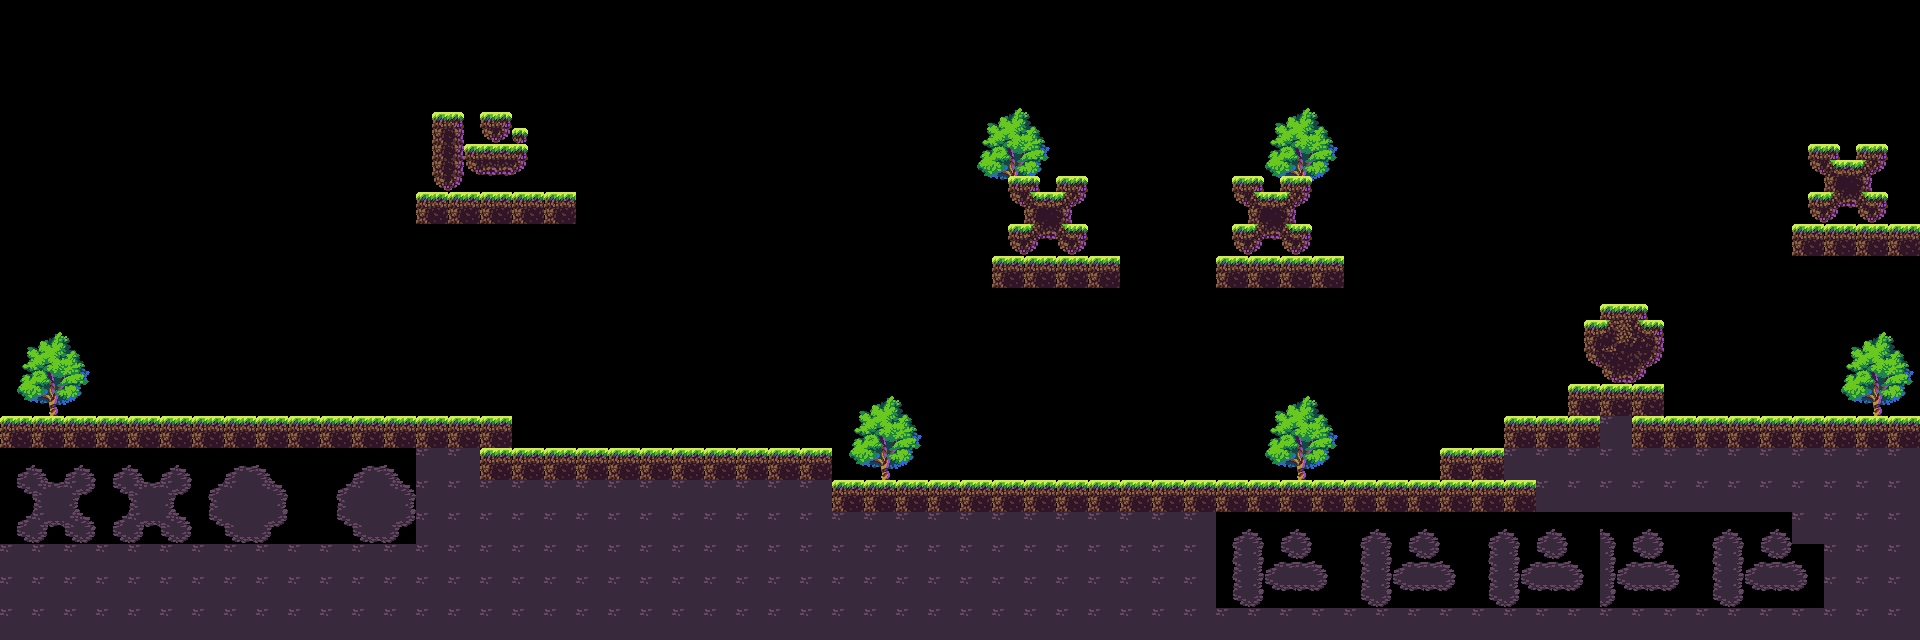

The image is a tile-based game level rendered from a .tmx file. Its description and source (layers, tilesets, objects; grid data summarised) follow:
An orthogonal 60x20 tile map with 32x32 px tiles, 4 tile layers (Collision, Tile Layer 3, T2, trangtri), 4 tilesets.

<map version="1.10" tiledversion="1.11.2" orientation="orthogonal" renderorder="right-down" width="60" height="20" tilewidth="32" tileheight="32" infinite="0" nextlayerid="6" nextobjectid="1">
 <tileset firstgid="1" name="Tileset" tilewidth="32" tileheight="32" tilecount="12" columns="4">
  <image source="Tileset.png" width="128" height="96" />
 </tileset>
 <tileset firstgid="13" name="Decors" tilewidth="32" tileheight="32" tilecount="21" columns="7">
  <image source="Decors.png" width="224" height="112" />
 </tileset>
 <tileset firstgid="34" name="ExampleTiles" tilewidth="32" tileheight="32" tilecount="60" columns="10">
  <image source="ExampleTiles.png" width="320" height="192" />
 </tileset>
 <tileset firstgid="94" name="trangtri" tilewidth="32" tileheight="32" tilecount="420" columns="28">
  <image source="vacham.png" width="896" height="480" />
 </tileset>
 <layer id="2" name="Collision" width="60" height="20">
  <data>[1200 cells, 85 non-empty, 1 distinct tile ids]</data>
 </layer>
 <layer id="4" name="Tile Layer 3" width="60" height="20">
  <data>[1200 cells, 54 non-empty, 9 distinct tile ids]</data>
 </layer>
 <layer id="3" name="T2" width="60" height="20">
  <data>[1200 cells, 352 non-empty, 60 distinct tile ids]</data>
 </layer>
 <layer id="5" name="trangtri" width="60" height="20">
  <data>[1200 cells, 0 non-empty, 0 distinct tile ids]</data>
 </layer>
</map>
